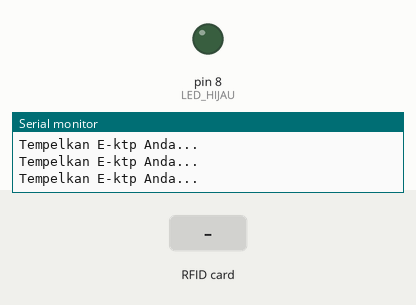
Simulated run of this sketch. Board: Arduino Uno, built with avr-gcc and run on an emulated ATmega328P. On the bench: output pins drawn as LEDs (lit = HIGH), the last lines printed to the serial monitor. The test bench sets the inputs (shaded band). Pins used as bus, display or sensor lines are not drawn.

Above: at 1.2 s.
1.3 s: RFID card 7A E9 8B AB held to the reader
At 1.9 s:
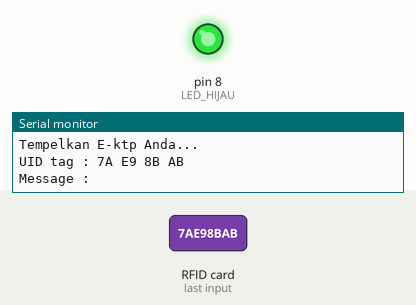
3.8 s: RFID card E5 AB 80 45 held to the reader
At 5.7 s:
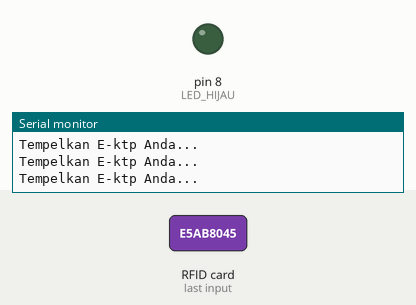
Timing chart, 0 to 7.2 s (numbered marks = the images above; inputs shaded):
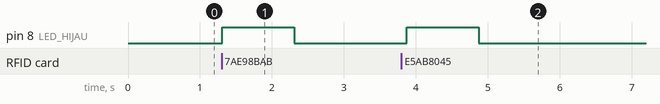

The sketch:

RFID_bluetooth.ino
```cpp
#include <SPI.h>
#include <MFRC522.h>
#include <SoftwareSerial.h>

SoftwareSerial bluetooth(4,5);
int LED_HIJAU = 8;

int P1=0;
int P2=0;
int berenti=0;
int x = 0;

#define SS_PIN 10
#define RST_PIN 9
MFRC522 mfrc522(SS_PIN, RST_PIN);   // Create MFRC522 instance.
void setup() {
  // put your setup code here, to run once:
Serial.begin(9600);               // Initiate a serial communication
bluetooth.begin(9600);
SPI.begin();
mfrc522.PCD_Init();
pinMode(LED_HIJAU,OUTPUT);
}

void loop() {
  // put your main code here, to run repeatedly:
SPI.begin();      // Initiate  SPI bus
  mfrc522.PCD_Init();   // Initiate MFRC522
  Serial.println("Tempelkan E-ktp Anda...");
  Serial.println();
  if ( ! mfrc522.PICC_IsNewCardPresent())
  {
    return;
  }
  // Select one of the cards
  if ( ! mfrc522.PICC_ReadCardSerial())
  {
    return;
  }
  //Show UID on serial monitor
  Serial.print("UID tag :");
  String content= "";
  byte letter;
  for (byte i = 0; i < mfrc522.uid.size; i++)
  {
     Serial.print(mfrc522.uid.uidByte[i] < 0x10 ? " 0" : " ");
     Serial.print(mfrc522.uid.uidByte[i], HEX);
     content.concat(String(mfrc522.uid.uidByte[i] < 0x10 ? " 0" : " "));
     content.concat(String(mfrc522.uid.uidByte[i], HEX));
  }
  Serial.println();
  Serial.print("Message : ");
  content.toUpperCase();
  if (content.substring(1) == "7A E9 8B AB") //NOMOR KARTU YANG BENER
  {
    digitalWrite(LED_HIJAU, HIGH);
    bluetooth.write(1);
    P1=1;
    P2=0;
    delay(1000);
    digitalWrite(LED_HIJAU, LOW);

  }
  else if (content.substring(1) == "E5 AB 80 45") //NOMOR KARTU YANG BENER
  {
    bluetooth.write(2);
    digitalWrite(LED_HIJAU, HIGH);
    P1=1;
    P2=0;
    delay(1000);
    digitalWrite(LED_HIJAU, LOW);
  }

}
```

Measured:
- after the input at 1.3 s, pin 8 (LED_HIJAU): LOW → HIGH at once, → LOW 1.0 s later
- after the input at 3.8 s, pin 8 (LED_HIJAU): LOW → HIGH after 0.07 s, → LOW 1.0 s later
